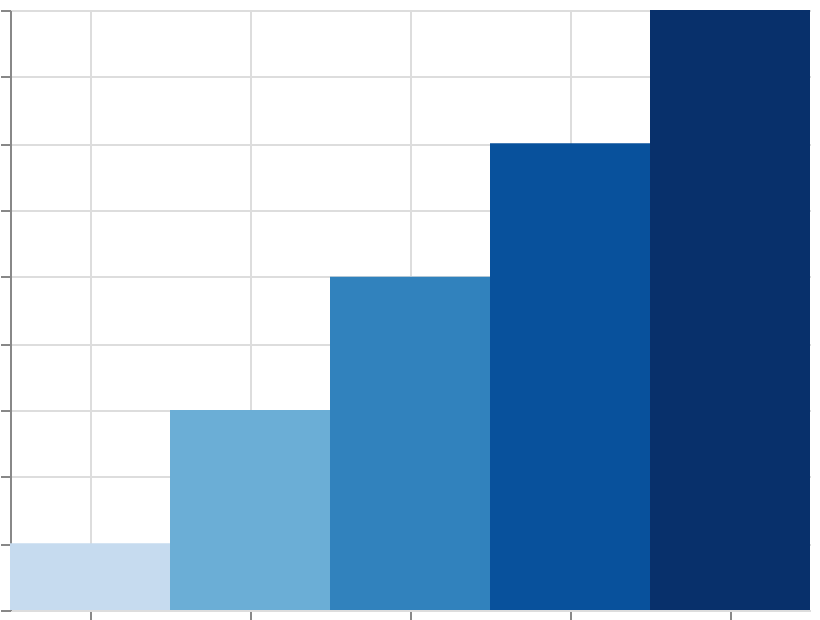

Source (Vega-Lite JSON):
### Vega specification from a JSON file in a GitHub repository (floating-point values rounded to 4 significant figures)
{"$schema": "https://vega.github.io/schema/vega/v6.json", "width": 400, "height": 300, "padding": 5, "autosize": "none", "data": [{"name": "table", "values": [{"cat": "A", "val": 5}, {"cat": "B", "val": 15}, {"cat": "C", "val": 25}, {"cat": "D", "val": 35}, {"cat": "E", "val": 45}]}], "scales": [{"name": "color", "type": "threshold", "domain": [10, 20, 30, 40], "range": ["#c6dbef", "#6baed6", "#3182bd", "#08519c", "#08306b"]}, {"name": "x", "type": "band", "domain": {"data": "table", "field": "cat", "sort": true}, "range": "width"}, {"name": "y", "type": "linear", "domain": {"data": "table", "field": "val"}, "range": [{"signal": "height"}, 0], "zero": true, "nice": true}], "marks": [{"type": "rect", "from": {"data": "table"}, "encode": {"update": {"x": {"scale": "x", "field": "cat"}, "width": {"scale": "x", "band": 1}, "y": {"scale": "y", "field": "val"}, "y2": {"scale": "y", "value": 0}, "fill": {"scale": "color", "field": "val"}}}}], "axes": [{"scale": "x", "orient": "bottom", "grid": true, "labels": false}, {"scale": "y", "orient": "left", "grid": true, "labels": false}], "legends": [{"fill": "color"}]}
